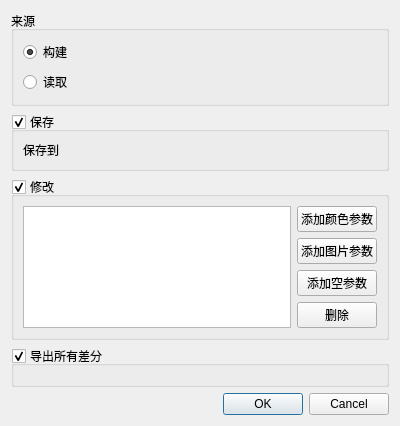
<?xml version="1.0" encoding="UTF-8"?>
<ui version="4.0">
 <class>ImagePackToolDialog</class>
 <widget class="QDialog" name="ImagePackToolDialog">
  <property name="geometry">
   <rect>
    <x>0</x>
    <y>0</y>
    <width>400</width>
    <height>411</height>
   </rect>
  </property>
  <property name="windowTitle">
   <string>图片包工具</string>
  </property>
  <layout class="QVBoxLayout" name="verticalLayout_2">
   <item>
    <widget class="QGroupBox" name="sourceGroupBox">
     <property name="sizePolicy">
      <sizepolicy hsizetype="Preferred" vsizetype="Fixed">
       <horstretch>0</horstretch>
       <verstretch>0</verstretch>
      </sizepolicy>
     </property>
     <property name="title">
      <string>来源</string>
     </property>
     <layout class="QFormLayout" name="formLayout">
      <item row="0" column="0">
       <widget class="QRadioButton" name="createRadioButton">
        <property name="sizePolicy">
         <sizepolicy hsizetype="Fixed" vsizetype="Fixed">
          <horstretch>0</horstretch>
          <verstretch>0</verstretch>
         </sizepolicy>
        </property>
        <property name="text">
         <string>构建</string>
        </property>
        <property name="checked">
         <bool>true</bool>
        </property>
       </widget>
      </item>
      <item row="0" column="1">
       <widget class="FileSelectionWidget" name="createInputWidget" native="true">
        <property name="sizePolicy">
         <sizepolicy hsizetype="Expanding" vsizetype="Fixed">
          <horstretch>0</horstretch>
          <verstretch>0</verstretch>
         </sizepolicy>
        </property>
       </widget>
      </item>
      <item row="1" column="0">
       <widget class="QRadioButton" name="loadRadioButton">
        <property name="sizePolicy">
         <sizepolicy hsizetype="Fixed" vsizetype="Fixed">
          <horstretch>0</horstretch>
          <verstretch>0</verstretch>
         </sizepolicy>
        </property>
        <property name="text">
         <string>读取</string>
        </property>
       </widget>
      </item>
      <item row="1" column="1">
       <widget class="FileSelectionWidget" name="loadInputWidget" native="true">
        <property name="sizePolicy">
         <sizepolicy hsizetype="Expanding" vsizetype="Fixed">
          <horstretch>0</horstretch>
          <verstretch>0</verstretch>
         </sizepolicy>
        </property>
       </widget>
      </item>
     </layout>
    </widget>
   </item>
   <item>
    <widget class="QGroupBox" name="saveGroupBox">
     <property name="sizePolicy">
      <sizepolicy hsizetype="Preferred" vsizetype="Fixed">
       <horstretch>0</horstretch>
       <verstretch>0</verstretch>
      </sizepolicy>
     </property>
     <property name="title">
      <string>保存</string>
     </property>
     <property name="checkable">
      <bool>true</bool>
     </property>
     <property name="checked">
      <bool>true</bool>
     </property>
     <layout class="QHBoxLayout" name="horizontalLayout_2">
      <item>
       <widget class="QLabel" name="label">
        <property name="sizePolicy">
         <sizepolicy hsizetype="Fixed" vsizetype="Fixed">
          <horstretch>0</horstretch>
          <verstretch>0</verstretch>
         </sizepolicy>
        </property>
        <property name="text">
         <string>保存到</string>
        </property>
       </widget>
      </item>
      <item>
       <widget class="FileSelectionWidget" name="savePathInputWidget" native="true">
        <property name="sizePolicy">
         <sizepolicy hsizetype="Expanding" vsizetype="Fixed">
          <horstretch>0</horstretch>
          <verstretch>0</verstretch>
         </sizepolicy>
        </property>
       </widget>
      </item>
     </layout>
    </widget>
   </item>
   <item>
    <widget class="QGroupBox" name="forkGroupBox">
     <property name="sizePolicy">
      <sizepolicy hsizetype="Preferred" vsizetype="Expanding">
       <horstretch>0</horstretch>
       <verstretch>0</verstretch>
      </sizepolicy>
     </property>
     <property name="title">
      <string>修改</string>
     </property>
     <property name="checkable">
      <bool>true</bool>
     </property>
     <layout class="QHBoxLayout" name="horizontalLayout">
      <item>
       <widget class="QListWidget" name="forkParamListWidget">
        <property name="sizePolicy">
         <sizepolicy hsizetype="Expanding" vsizetype="Expanding">
          <horstretch>0</horstretch>
          <verstretch>0</verstretch>
         </sizepolicy>
        </property>
        <property name="dragEnabled">
         <bool>true</bool>
        </property>
        <property name="dragDropMode">
         <enum>QAbstractItemView::DragDrop</enum>
        </property>
        <property name="defaultDropAction">
         <enum>Qt::MoveAction</enum>
        </property>
        <property name="alternatingRowColors">
         <bool>false</bool>
        </property>
       </widget>
      </item>
      <item>
       <layout class="QVBoxLayout" name="verticalLayout">
        <item>
         <widget class="QPushButton" name="addForkColorPushButton">
          <property name="text">
           <string>添加颜色参数</string>
          </property>
         </widget>
        </item>
        <item>
         <widget class="QPushButton" name="addForkImagePushButton">
          <property name="text">
           <string>添加图片参数</string>
          </property>
         </widget>
        </item>
        <item>
         <widget class="QPushButton" name="addForkNonePushButton">
          <property name="text">
           <string>添加空参数</string>
          </property>
         </widget>
        </item>
        <item>
         <widget class="QPushButton" name="deleteForkParamPushButton">
          <property name="text">
           <string>删除</string>
          </property>
         </widget>
        </item>
        <item>
         <spacer name="verticalSpacer">
          <property name="orientation">
           <enum>Qt::Vertical</enum>
          </property>
          <property name="sizeHint" stdset="0">
           <size>
            <width>20</width>
            <height>40</height>
           </size>
          </property>
         </spacer>
        </item>
       </layout>
      </item>
     </layout>
    </widget>
   </item>
   <item>
    <widget class="QGroupBox" name="exportGroupBox">
     <property name="sizePolicy">
      <sizepolicy hsizetype="Preferred" vsizetype="Fixed">
       <horstretch>0</horstretch>
       <verstretch>0</verstretch>
      </sizepolicy>
     </property>
     <property name="title">
      <string>导出所有差分</string>
     </property>
     <property name="checkable">
      <bool>true</bool>
     </property>
     <layout class="QVBoxLayout" name="verticalLayout_3">
      <item>
       <widget class="FileSelectionWidget" name="exportPathInputWidget" native="true"/>
      </item>
     </layout>
    </widget>
   </item>
   <item>
    <widget class="QDialogButtonBox" name="buttonBox">
     <property name="orientation">
      <enum>Qt::Horizontal</enum>
     </property>
     <property name="standardButtons">
      <set>QDialogButtonBox::Cancel|QDialogButtonBox::Ok</set>
     </property>
    </widget>
   </item>
  </layout>
 </widget>
 <customwidgets>
  <customwidget>
   <class>FileSelectionWidget</class>
   <extends>QWidget</extends>
   <header>fileselectionwidget.h</header>
   <container>1</container>
  </customwidget>
 </customwidgets>
 <resources/>
 <connections>
  <connection>
   <sender>buttonBox</sender>
   <signal>accepted()</signal>
   <receiver>ImagePackToolDialog</receiver>
   <slot>accept()</slot>
   <hints>
    <hint type="sourcelabel">
     <x>248</x>
     <y>254</y>
    </hint>
    <hint type="destinationlabel">
     <x>157</x>
     <y>274</y>
    </hint>
   </hints>
  </connection>
  <connection>
   <sender>buttonBox</sender>
   <signal>rejected()</signal>
   <receiver>ImagePackToolDialog</receiver>
   <slot>reject()</slot>
   <hints>
    <hint type="sourcelabel">
     <x>316</x>
     <y>260</y>
    </hint>
    <hint type="destinationlabel">
     <x>286</x>
     <y>274</y>
    </hint>
   </hints>
  </connection>
 </connections>
</ui>
